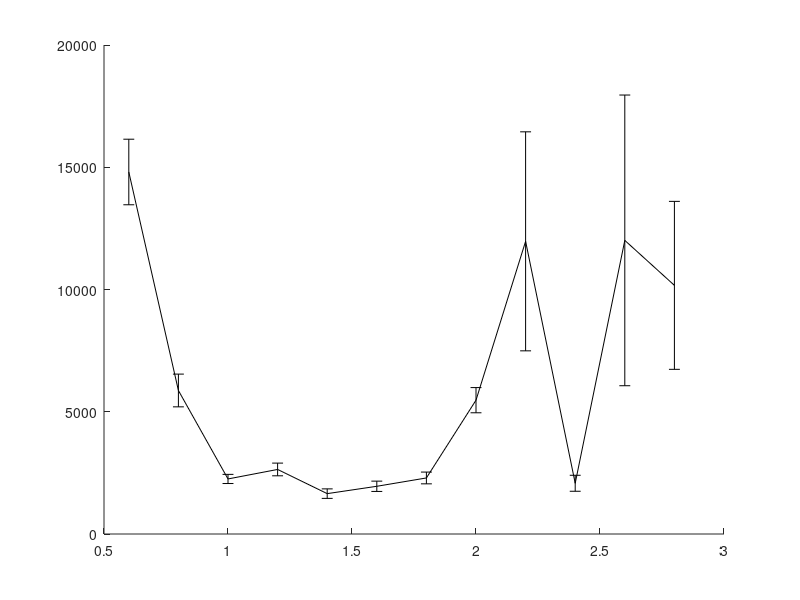

MATLAB code to generate this figure: (Note: this script raises an error after producing the figure.)
% In this experiment I compare the performance of the GD (with KDL) and the
% PCS on one scene with obstacles where the start and goal configurations
% are:
% State c_start = {0.5236, 1.7453, -1.8326, -1.4835,	1.5708,	0, 1.004278, 0.2729, 0.9486, -1.15011, 1.81001, -1.97739};
% State c_goal = {0.5236, 0.34907, 0.69813, -1.3963, 1.5708, 0, 0.7096, 1.8032, -1.7061, -1.6286, 1.9143, -2.0155}; // Robot 2 no backflip - Elbow down
% This while benchmarking the maximum step distance.
% With joint limits of the ABB robots.
% LazyRRT planner
% last updated: 08/26/17

clear all
clc

%%
D1 = load('benchmark_LazyRRT_PCS_3poles_rangeB.txt'); 
D1 = D1(D1(:,1)>0.5, :);

%%
D2 = load('benchmark_LazyRRT_GD_3poles_rangeB.txt'); 

%%
% PCS
rd = sort(unique(D1(:,1)));
for i = 1:length(rd)
    M = D1(D1(:,1)==rd(i), 2:end);
    td(i) = mean(M(:,4))*1e3;
    td_ste(i) = 1e3*std(M(:,4))/sqrt(size(M,1));
    nodes_d(i) =  mean(M(:,10));
    trees_d(i) =  mean(M(:,11));
    tlc_d(i) = mean(M(:,12))*1e3;
end

%%
% GD
rg = sort(unique(D2(:,1)));
for i = 1:length(rg)
    M = D2(D2(:,1)==rg(i), 2:end);
%     disp([i-1 rg(i)  size(M,1)])
    tg(i) = mean(M(:,4))*1e3;
    tg_ste(i) = 1e3*std(M(:,4))/sqrt(size(M,1));
    nodes_g(i) =  mean(M(:,10));
    trees_g(i) =  mean(M(:,11));
    tlc_g(i) = mean(M(:,12))*1e3;
end

%%
disp(' ');
[tdmin, id] = min(td);
[tgmin, ig] = min(tg);

%%
h = figure(1);
clf
errorbar(rd,td,td_ste,'-k','linewidth',2);
hold on
errorbar(rg,tg,tg_ste,'--k','linewidth',2);
hold off
ylabel('mean runtime [msec]');
xlabel('max. local-connection distance');
% legend('PCS','GD');
% xlim([0 6]);
xlim([min(rd) max(rd)]);

%% 
D1 = D1(D1(:,1)==rd(id), 2:end);
verf = D1(:,1)==1;
suc = D1(:,2)==1;

disp('PCS:');
disp(['Results of ' num2str(size(D1,1)) ' queries.']);
disp(['Minimum avg. runtime for PCS is ' num2str(tdmin) 'msec with d = ' num2str(rd(id)) ]);
disp(['Percent of successful queries verified: ' num2str(sum(verf & suc)/sum(suc)*100) '%']);
disp(['Plan distance: ' num2str(D1(1,3)) ]);
disp(['Avg. runtime: ' num2str(mean(D1(:,4))*1e3)  ' +/- ' num2str(std(D1(:,4))/sqrt(size(D1,1))*1e3) ' msec ']);
disp(['Avg. local-connection time: ' num2str(mean(D1(:,12))*1e3)  ' +/- ' num2str(std(D1(:,12))/sqrt(size(D1,1))*1e3) ' msec ']);
disp(['Avg. nodes in path: ' num2str(floor(mean(D1(:,10)))) ]);
disp(['Avg. nodes in trees: ' num2str(floor(mean(D1(:,11)))) ]);
disp(['Avg. number of IK solutions: ' num2str(floor(mean(D1(:,5)))) ]);

%%
D2 = D2(D2(:,1)==rg(ig), 2:end);
verf = D2(:,1)==1;
suc = D2(:,2)==1;

disp('GD:');
disp(['Results of ' num2str(size(D2,1)) ' queries.']);
disp(['Minimum avg. runtime for GD is ' num2str(tgmin) 'msec with d = ' num2str(rg(ig)) ]);
disp(['Percent of successful queries verified: ' num2str(sum(verf & suc)/sum(suc)*100) '%']);
disp(['Plan distance: ' num2str(D2(1,3)) ]);
disp(['Avg. runtime: ' num2str(mean(D2(:,4))*1e3)  ' +/- ' num2str(std(D2(:,4))/sqrt(size(D2,1))*1e3) ' msec ']);
disp(['Avg. local-connection time: ' num2str(mean(D2(:,12))*1e3)  ' +/- ' num2str(std(D2(:,12))/sqrt(size(D2,1))*1e3) ' msec ']);
disp(['Avg. nodes in path: ' num2str(floor(mean(D2(:,10)))) ]);
disp(['Avg. nodes in trees: ' num2str(floor(mean(D2(:,11)))) ]);
disp(['Avg. number of projections: ' num2str(floor(mean(D2(:,5)))) ]);

%%
disp(' ');
disp(['Best speed-up: t_{gd}/t_{pcs} = ' num2str(tgmin/tdmin) ]);

%%
%%
%%

% PCS
td = D1(:,4);
maxT = max(td);
T1 = linspace(0,maxT,1000);
T1 = T1(2:end);
for i = 1:length(T1)
    sd = td < T1(i);
    md(i) = mean(td(sd));
    Md(i) = 1-sum(sd)/length(td);
end
%%
% GD
tg = D2(:,4);
maxT = max(tg);
T2 = linspace(0,maxT,1000);
T2 = T2(2:end);
for i = 1:length(T2)
    sg = tg < T2(i);
    mg(i) = mean(tg(sg));
    Mg(i) = 1-sum(sg)/length(tg);
end
%%
h = figure(2);
clf
plot(T1,Md*100,'-k','linewidth',2);
hold on
plot(T2,Mg*100,'--k','linewidth',2);
hold off
xlabel('maximum runtime [sec]');
ylabel('failure rate [%]');
legend('PCS','GD');
xlim([0 max(T2)]);
title('LazyRRT');
